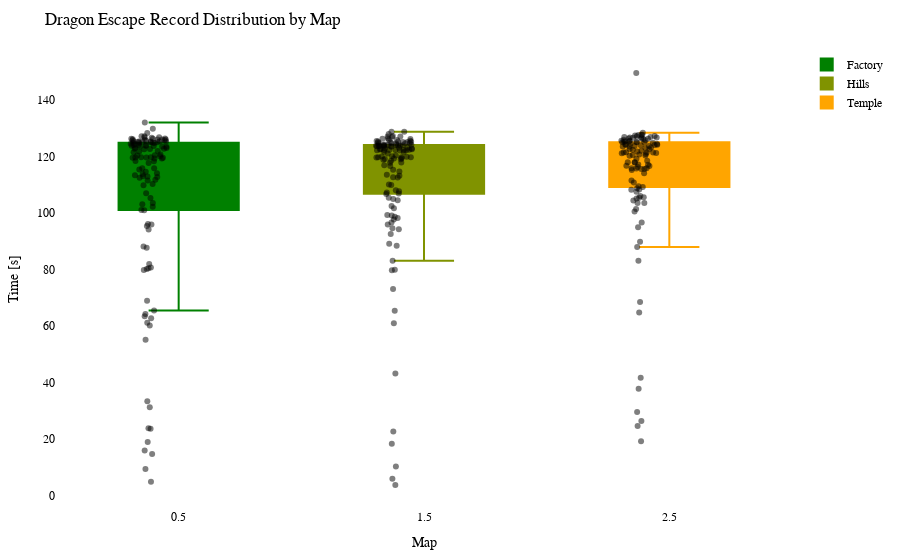

Notebook source saved alongside this figure:
### Code cell
import plotly.graph_objects as go
import plotly.io as pio

df = getRecordsDataframe(minigame="Drachenflucht")

# Calculate the offset for centering the data points
num_columns = len(df.columns)
offset = 0.5

# Create a Swarm plot using Plotly
fig = go.Figure()

cmap = LinearSegmentedColormap.from_list("green_orange", ["green", "orange"])
colors = [to_hex(cmap(i / (num_columns - 1))) for i in range(num_columns)]

for i, (column, color) in enumerate(zip(df.columns, colors)):
    x_values = [i + offset] * len(df[column])  # Adjust x-values with offset for horizontal centering
    fig.add_trace(go.Box(x=x_values,
                         y=df[column],
                         name=column,
                         boxpoints='all',
                         pointpos=-0.5,  # Adjust point position to prevent overlapping
                         marker=dict(color='rgba(0,0,0,0.5)', size=6),  # Adjust marker color and size
                         line=dict(color=color),
                         fillcolor=color,
                         hovertext=df_to_html.index,
                         hoverinfo='name+text+y',
                         showlegend=True))

fig.update_layout(title="Dragon Escape Record Distribution by Map",
                  xaxis=dict(title="Map"),
                  yaxis=dict(title="Time [s]"),
                  showlegend=True,
                  font=dict(family="Arial", size=12, color="black"),  # Customize font
                  plot_bgcolor="white",  # Set background color
                  margin=dict(l=50, r=50, t=50, b=50),  # Adjust margins for better layout
                  )

pio.show(fig)

pio.write_html(fig, "out/drache_swarm_plot.html")

### Figure 1 — Plotly figure (JSON) as saved in the notebook; plotly's stock layout.template omitted (floating-point values rounded to 4 significant figures; data arrays with more than 128 entries replaced by an {"elided": "..."} marker saying what was removed)
{"data": [{"boxpoints": "all", "fillcolor": "#008000", "hoverinfo": "name+text+y", "hovertext": {"elided": "212 str values"}, "line": {"color": "#008000"}, "marker": {"color": "rgba(0,0,0,0.5)", "size": 6}, "name": "Factory", "pointpos": -0.5, "showlegend": true, "type": "box", "x": {"elided": "212 float values"}, "y": {"elided": "212 float values"}}, {"boxpoints": "all", "fillcolor": "#809300", "hoverinfo": "name+text+y", "hovertext": {"elided": "212 str values"}, "line": {"color": "#809300"}, "marker": {"color": "rgba(0,0,0,0.5)", "size": 6}, "name": "Hills", "pointpos": -0.5, "showlegend": true, "type": "box", "x": {"elided": "212 float values"}, "y": {"elided": "212 float values"}}, {"boxpoints": "all", "fillcolor": "#ffa500", "hoverinfo": "name+text+y", "hovertext": {"elided": "212 str values"}, "line": {"color": "#ffa500"}, "marker": {"color": "rgba(0,0,0,0.5)", "size": 6}, "name": "Temple", "pointpos": -0.5, "showlegend": true, "type": "box", "x": {"elided": "212 float values"}, "y": {"elided": "212 float values"}}], "layout": {"font": {"color": "black", "family": "Arial", "size": 12}, "margin": {"b": 50, "l": 50, "r": 50, "t": 50}, "plot_bgcolor": "white", "showlegend": true, "title": {"text": "Dragon Escape Record Distribution by Map"}, "xaxis": {"title": {"text": "Map"}}, "yaxis": {"title": {"text": "Time [s]"}}}}
